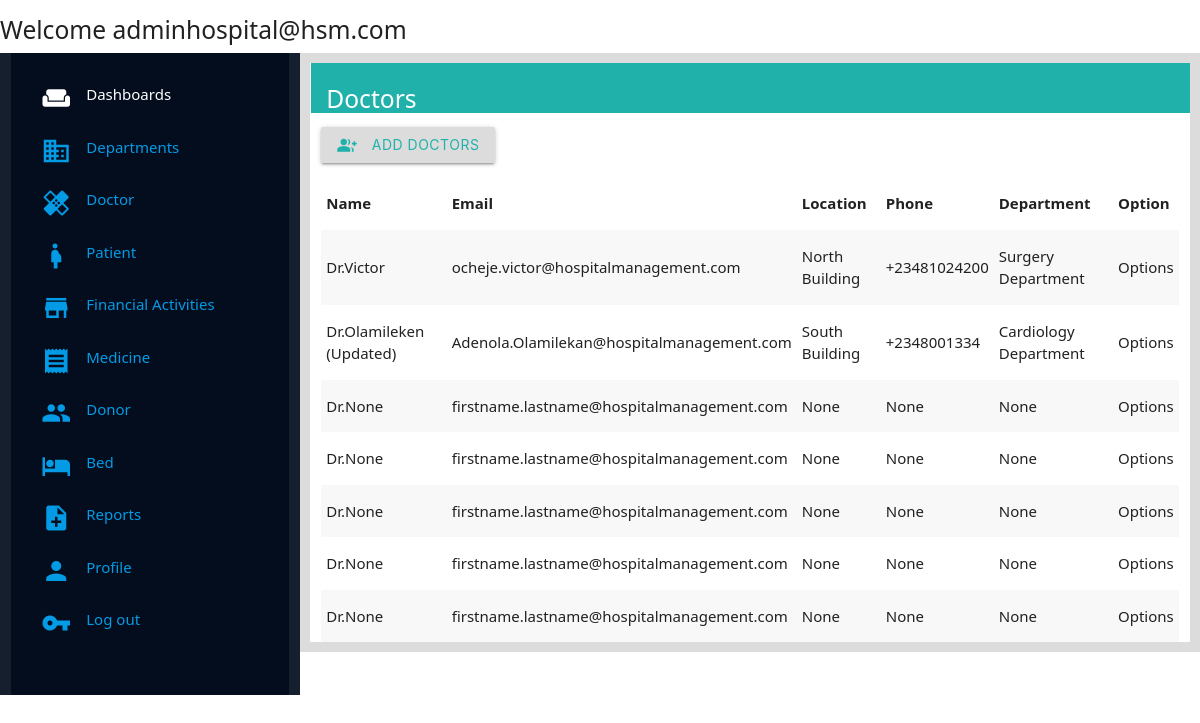
Page /management/doctors/ (signed in) on the committed database.
### management/models.py (models this page shows, shortened)
class Doctor(models.Model):
    Doctor_user_instance = models.OneToOneField(User,on_delete=models.CASCADE,null=True, blank=True)
    Doctor_firstname = models.CharField(max_length=250, null=True,blank=True)
    Doctor_lastname = models.CharField(max_length=250, null=True,blank=True)
    Doctor_gender = models.CharField(max_length=25, choices=GENDER, default="UNDECIDED")
    Doctor_department = models.ForeignKey(Department,on_delete=models.CASCADE, related_name="doctor_department", null=True, blank=True)
    Doctor_specialization = models.CharField(max_length=250, null=True, blank=True)
    Doctor_phone_number = models.CharField(max_length=250, null=True, blank=True)
    Doctor_email_address = models.EmailField(default="firstname.lastname@hospitalmanagement.com", null=True, blank=True)
    Doctor_location = models.CharField(max_length=250,null=True, blank=True)

class Department(models.Model):
    Department_name = models.CharField(max_length=250, unique=True, blank=True, null=True)
    Department_details = models.TextField(max_length=1000, null=True, blank=True)
    def __str__(self):
        return self.Department_name + " Department"

### management/views.py (the view)
# urls.py: path('doctors/',views.doctors_page, name="doctors_page"),
@login_required(login_url=welcome_page)
def doctors_page(request):
    doctors = Doctor.objects.all()
    context = {
        'doctors':doctors
    }
    return render(request,'management/Pages/doctors_page.html',context)

### management/templates/management/Pages/doctors_page.html
{% extends 'management/index.html' %}
{% load static %}
{% block content %}
<div class="wrapper">
    <div class="title-holder">
        <h5 class="title">Doctors</h5>
    </div>
    <div class="body-wrapper">
        <button class="btn add-btn"><i class="small material-icons left">group_add</i> Add Doctors</button>
    </div>
    <div class="display-list">
        <table class="striped">
        <thead>
          <tr>
              <th>Name</th>
              <th>Email</th>
              <th>Location</th>
              <th>Phone</th>
              <th>Department</th>
              <th>Option</th>
          </tr>
        </thead>
        <tbody>
          {% for doctor in doctors %}
          <tr>
            <td>Dr.{{doctor.Doctor_lastname}}</td>
            <td>{{doctor.Doctor_email_address}}</td>
            <td>{{doctor.Doctor_location}}</td>
            <td>{{doctor.Doctor_phone_number}}</td>
            <td>{{doctor.Doctor_department}}</td>
            <td>Options</td>
          </tr>
          {% endfor %}
        </tbody>
      </table>
    </div>
</div>
{% endblock content %}

### management/templates/management/Components/navbar_components.html
{% block content %}
<div class="navbar">
    <h5 class="navbar-text"> Welcome {{request.user.email}} </h5>
</div>
{% endblock %}

### management/static/management/css/style.css (style rules this page uses)
* { margin: 0; padding: 0; font-family:'Segoe UI', Tahoma, Geneva, Verdana, sans-serif; }
.title-holder { background-color: lightseagreen; height: 50px; color: white; margin-left: -10px; margin-right: -11px; padding-bottom: 10px; padding-top: 5px; padding-left: 1em; }
.add-btn { margin-top: 1em; margin-bottom: 1em; background-color: gainsboro; color: lightseagreen; }

### rows in the picture
Doctor: Doctor_lastname "Victor", Doctor_email_address "ocheje.victor@hospitalmanagement.com", Doctor_location "North Building", Doctor_phone_number "+23481024200", Doctor_department "Surgery Department"
Doctor: Doctor_lastname "Olamileken (Updated)", Doctor_email_address "Adenola.Olamilekan@hospitalmanagement.com", Doctor_location "South Building", Doctor_phone_number "+2348001334", Doctor_department "Cardiology Department"
Doctor: Doctor_lastname "None", Doctor_email_address "firstname.lastname@hospitalmanagement.com", Doctor_location "None", Doctor_phone_number "None", Doctor_department "None"
Doctor: Doctor_lastname "None", Doctor_email_address "firstname.lastname@hospitalmanagement.com", Doctor_location "None", Doctor_phone_number "None", Doctor_department "None"
Doctor: Doctor_lastname "None", Doctor_email_address "firstname.lastname@hospitalmanagement.com", Doctor_location "None", Doctor_phone_number "None", Doctor_department "None"
Doctor: Doctor_lastname "None", Doctor_email_address "firstname.lastname@hospitalmanagement.com", Doctor_location "None", Doctor_phone_number "None", Doctor_department "None"
Doctor: Doctor_lastname "None", Doctor_email_address "firstname.lastname@hospitalmanagement.com", Doctor_location "None", Doctor_phone_number "None", Doctor_department "None"

### other values in the picture
{{ request.user.email }} "adminhospital@hsm.com"
